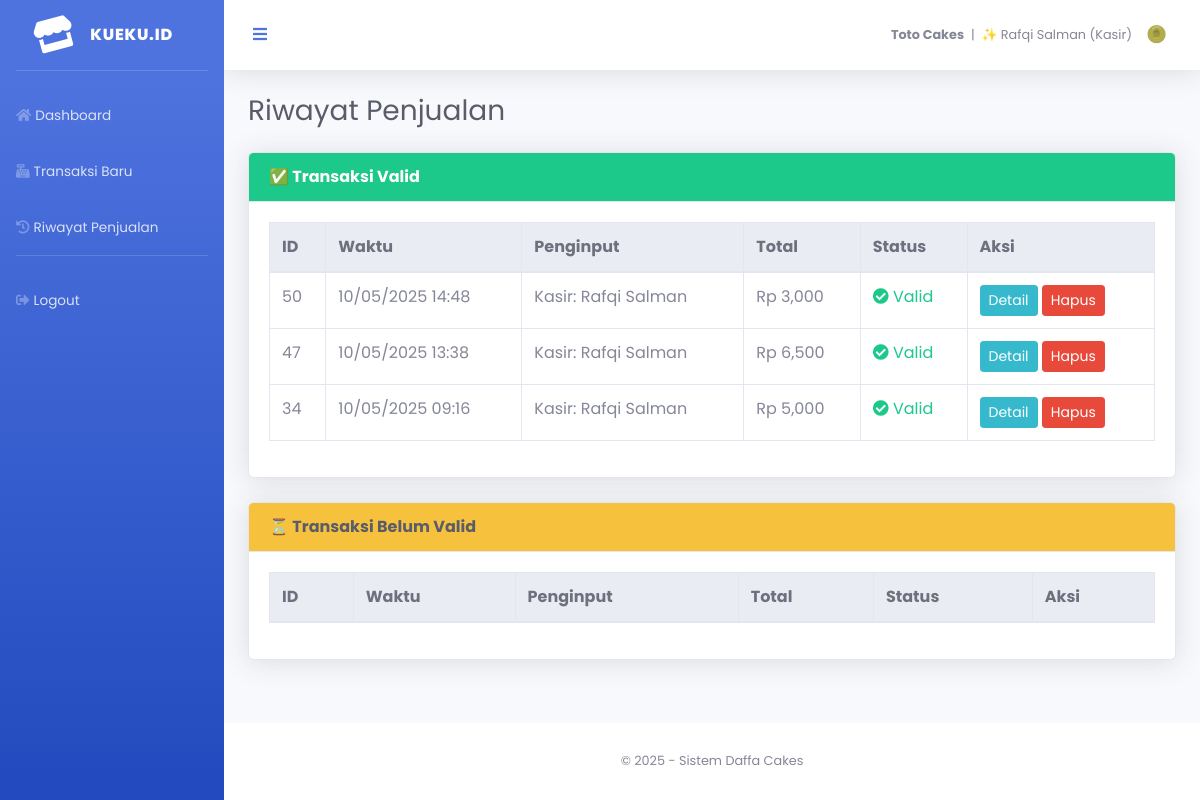
/views/transaksi/riwayat_penjualan.php (signed in), run on an earlier commit of the app's database.
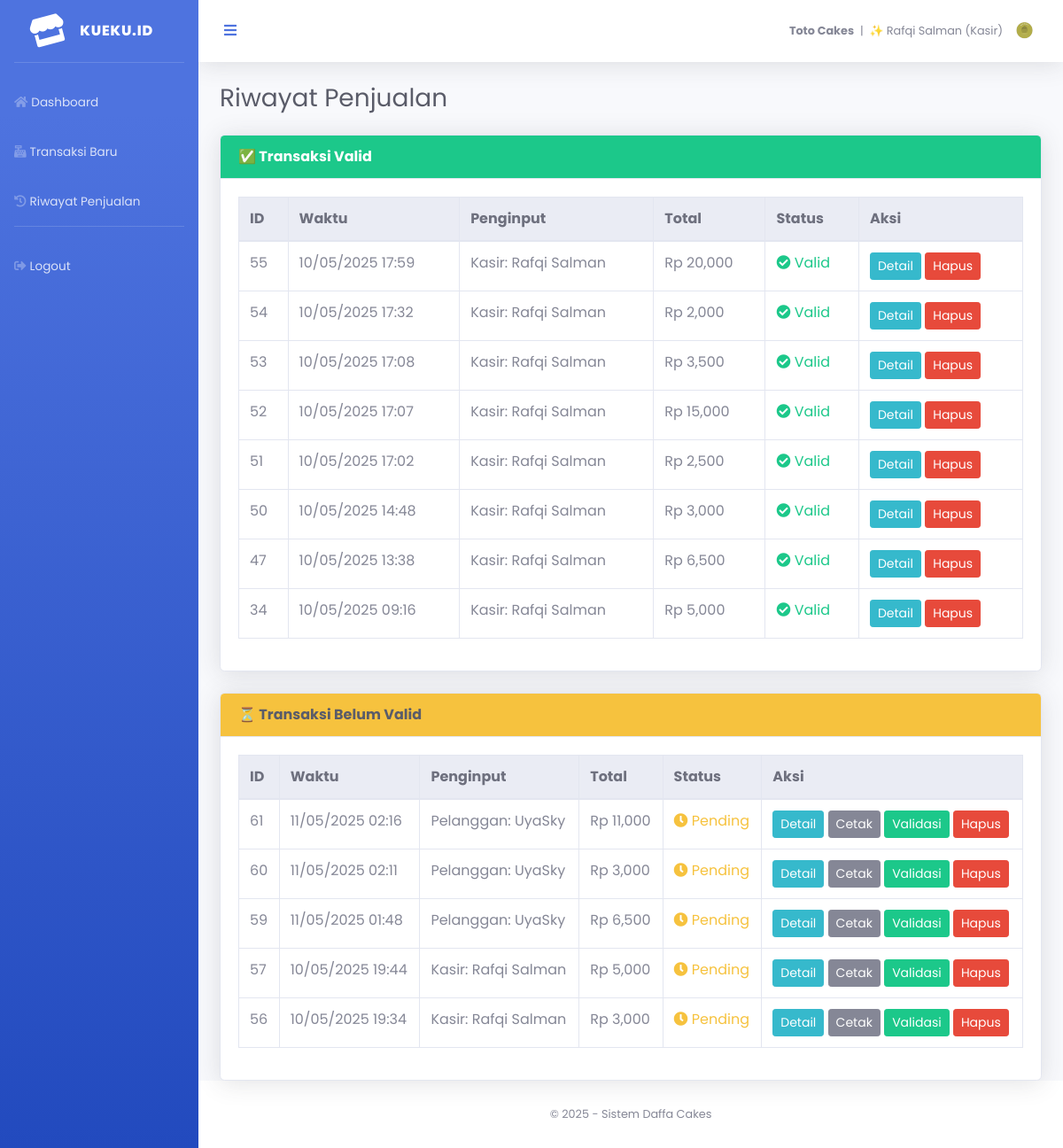
And on a later commit of the database.
### tables this page shows
CREATE TABLE `transaksi` (
  `transaksi_id` int(11) NOT NULL,
  `pelanggan_id` int(11) DEFAULT NULL,
  `kasir_id` int(11) DEFAULT NULL,
  `waktu` datetime DEFAULT current_timestamp(),
  `total_harga` int(11) NOT NULL,
  `keterangan` text DEFAULT NULL,
  `status` enum('pending','valid') DEFAULT 'pending'
);

CREATE TABLE `user` (
  `user_id` int(11) NOT NULL,
  `username` varchar(50) NOT NULL,
  `password` varchar(255) NOT NULL,
  `role` enum('owner','admin','kasir') NOT NULL,
  `created_at` datetime DEFAULT current_timestamp(),
  `nama_lengkap` varchar(100) DEFAULT NULL,
  `foto` varchar(100) DEFAULT 'default.png'
);

CREATE TABLE `pelanggan` (
  `pelanggan_id` int(11) NOT NULL,
  `nama_lengkap` varchar(100) DEFAULT NULL,
  `email` varchar(100) DEFAULT NULL,
  `password` varchar(255) DEFAULT NULL,
  `alamat` text DEFAULT NULL,
  `no_hp` varchar(20) DEFAULT NULL,
  `created_at` timestamp NOT NULL DEFAULT current_timestamp(),
  `username` varchar(50) DEFAULT NULL,
  `foto` varchar(100) DEFAULT 'default.png'
);

### views/transaksi/riwayat_penjualan.php (the view, shortened to what this page needs)
<?php
include_once '../layouts/header.php';
include_once '../layouts/sidebar.php';
$valid_query = mysqli_query($conn, "
    SELECT t.transaksi_id, t.waktu, t.total_harga, t.status,
           u.nama_lengkap AS kasir, p.nama_lengkap AS pelanggan
    FROM transaksi t
    LEFT JOIN user u ON t.kasir_id = u.user_id
    LEFT JOIN pelanggan p ON t.pelanggan_id = p.pelanggan_id
    WHERE t.status = 'valid'
    ORDER BY t.transaksi_id DESC
");
$pending_query = mysqli_query($conn, "
    SELECT t.transaksi_id, t.waktu, t.total_harga, t.status,
           u.nama_lengkap AS kasir, p.nama_lengkap AS pelanggan
    FROM transaksi t
    LEFT JOIN user u ON t.kasir_id = u.user_id
    LEFT JOIN pelanggan p ON t.pelanggan_id = p.pelanggan_id
    WHERE t.status = 'pending'
    ORDER BY t.transaksi_id DESC
");
?>
<div class="container-fluid">
    <h1 class="h3 mb-4 text-gray-800">Riwayat Penjualan</h1>
    <div class="card shadow mb-4">
        <div class="card-header bg-success text-white">
            <strong>✅ Transaksi Valid</strong>
        </div>
        <div class="card-body table-responsive">
            <table class="table table-bordered">
                <thead class="thead-light">
                    <tr>
                        <th>ID</th>
                        <th>Waktu</th>
                        <th>Penginput</th>
                        <th>Total</th>
                        <th>Status</th>
                        <th>Aksi</th>
                    </tr>
                </thead>
                <tbody>
                    <?php while ($t = mysqli_fetch_assoc($valid_query)) : ?>
                        <tr>
                            <td><?= $t['transaksi_id'] ?></td>
                            <td><?= date('d/m/Y H:i', strtotime($t['waktu'])) ?></td>
                            <td>
                                <?= $t['kasir'] ? 'Kasir: ' . htmlspecialchars($t['kasir']) : 'Pelanggan: ' . htmlspecialchars($t['pelanggan']) ?>
                            </td>
                            <td>Rp <?= number_format($t['total_harga']) ?></td>
                            <td><span class="text-success"><i class="fas fa-check-circle"></i> Valid</span></td>
                            <td>
                                <a href="detail_transaksi.php?id=<?= $t['transaksi_id'] ?>" class="btn btn-sm btn-info">Detail</a>
                                <button onclick="hapusTransaksi(<?= $t['transaksi_id'] ?>)" class="btn btn-sm btn-danger">Hapus</button>
                            </td>
                        </tr>
                    <?php endwhile; ?>
                </tbody>
            </table>
        </div>
    </div>
    <div class="card shadow">
        <div class="card-header bg-warning text-dark">
            <strong>⏳ Transaksi Belum Valid</strong>
        </div>
        <div class="card-body table-responsive">
            <table class="table table-bordered">
                <thead class="thead-light">
                    <tr>
                        <th>ID</th>
                        <th>Waktu</th>
                        <th>Penginput</th>
                        <th>Total</th>
                        <th>Status</th>
                        <th>Aksi</th>
                    </tr>
                </thead>
                <tbody>
                    <?php while ($p = mysqli_fetch_assoc($pending_query)) : ?>
                        <tr>
                            <td><?= $p['transaksi_id'] ?></td>
                            <td><?= date('d/m/Y H:i', strtotime($p['waktu'])) ?></td>
                            <td>
                                <?= $p['kasir'] ? 'Kasir: ' . htmlspecialchars($p['kasir']) : 'Pelanggan: ' . htmlspecialchars($p['pelanggan']) ?>
                            </td>
                            <td>Rp <?= number_format($p['total_harga']) ?></td>
                            <td><span class="text-warning"><i class="fas fa-clock"></i> Pending</span></td>
                            <td>
                                <a href="detail_transaksi.php?id=<?= $p['transaksi_id'] ?>" class="btn btn-sm btn-info">Detail</a>
                                <a href="cetak_struk.php?id=<?= $p['transaksi_id'] ?>" target="_blank" class="btn btn-sm btn-secondary">Cetak</a>
                                <a href="validasi_transaksi.php?id=<?= $p['transaksi_id'] ?>" class="btn btn-sm btn-success">Validasi</a>
                                <button onclick="hapusTransaksi(<?= $p['transaksi_id'] ?>)" class="btn btn-sm btn-danger">Hapus</button>
                            </td>
                        </tr>
                    <?php endwhile; ?>
                </tbody>
            </table>
        </div>
    </div>
</div>
<?php include_once '../layouts/footer.php'; ?>

What changed in the data, as far as the page shows it:
added transaksi: transaksi_id "55", waktu "10/05/2025 17:59", kasir.nama_lengkap "Rafqi Salman", total_harga "20,000", shown under "Riwayat Penjualan"
added transaksi: transaksi_id "54", waktu "10/05/2025 17:32", kasir.nama_lengkap "Rafqi Salman", total_harga "2,000", shown under "Riwayat Penjualan"
added transaksi: transaksi_id "53", waktu "10/05/2025 17:08", kasir.nama_lengkap "Rafqi Salman", total_harga "3,500", shown under "Riwayat Penjualan"
added transaksi: transaksi_id "52", waktu "10/05/2025 17:07", kasir.nama_lengkap "Rafqi Salman", total_harga "15,000", shown under "Riwayat Penjualan"
added transaksi: transaksi_id "51", waktu "10/05/2025 17:02", kasir.nama_lengkap "Rafqi Salman", total_harga "2,500", shown under "Riwayat Penjualan"
added transaksi: transaksi_id "61", waktu "11/05/2025 02:16", pelanggan.nama_lengkap "UyaSky", total_harga "11,000"
added transaksi: transaksi_id "60", waktu "11/05/2025 02:11", pelanggan.nama_lengkap "UyaSky", total_harga "3,000"
added transaksi: transaksi_id "59", waktu "11/05/2025 01:48", pelanggan.nama_lengkap "UyaSky", total_harga "6,500"
added transaksi: transaksi_id "57", waktu "10/05/2025 19:44", kasir.nama_lengkap "Rafqi Salman", total_harga "5,000"
added transaksi: transaksi_id "56", waktu "10/05/2025 19:34", kasir.nama_lengkap "Rafqi Salman", total_harga "3,000"
